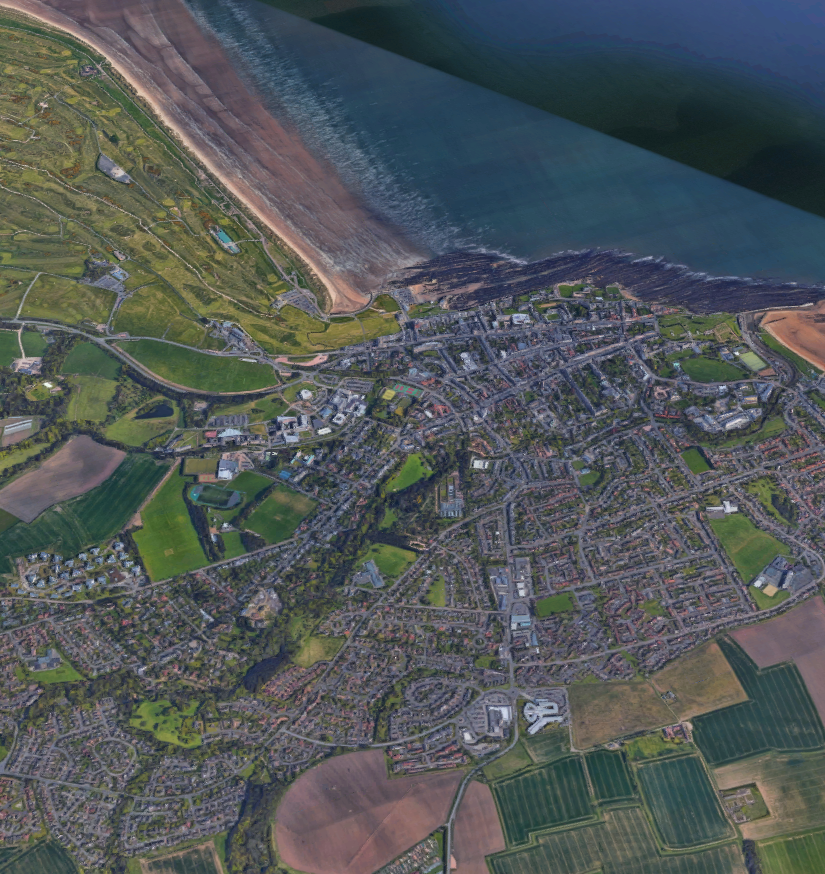
#> input picture images/stMap1.png, 825 x 874 px
$ python testShapely.py
#> lines starting #> are read from the running program, lines starting #| are printed output that depends on the picture
import cv2
import numpy as np
import math
img1 = cv2.imread('images/stMap1.png')
#> img1 is the input picture: shape (874, 825, 3); mean B, G, R 88.4, 87.2, 81.1
h, w = img1.shape[:2]
#> h = 874; w = 825
zer= np.zeros((1000,1000,3), dtype=np.uint8)
zer[63:937,88:913,:]=img1
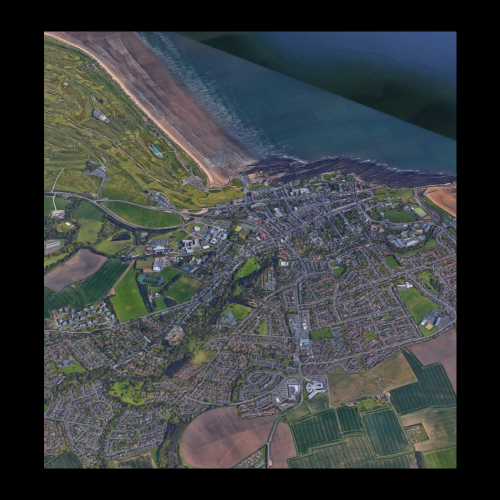
#> zer: shape (1000, 1000, 3) (shown at 1/2 size); mean B, G, R 63.7, 62.9, 58.4


for i in range(90):
    M = cv2.getRotationMatrix2D((500,500),i,1)
    img1 =cv2.warpAffine(img1,M,(1000,1000))
#> this loop made 90 passes
#> pass 1, `img1 =cv2.warpAffine(img1,M,(1000,1000))`:
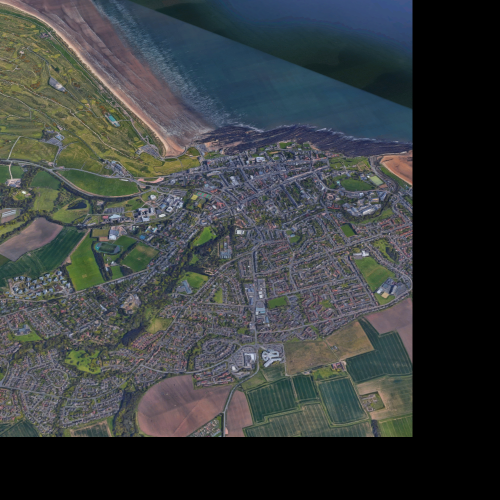
#> img1: shape (1000, 1000, 3) (shown at 1/2 size); mean B, G, R 63.7, 62.9, 58.4
#> pass 2, `img1 =cv2.warpAffine(img1,M,(1000,1000))`:
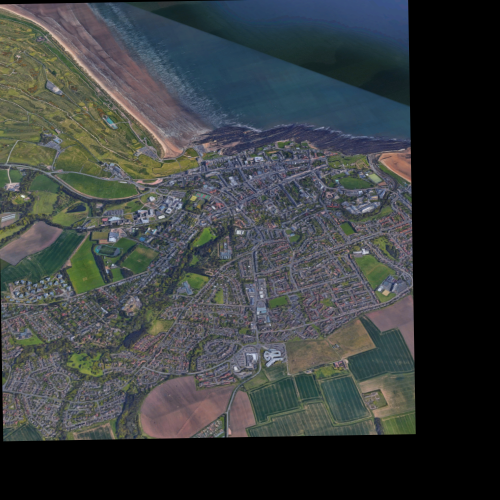
#> img1: shape (1000, 1000, 3) (shown at 1/2 size); mean B, G, R 63.4, 62.6, 58.2
#> pass 3, `img1 =cv2.warpAffine(img1,M,(1000,1000))`:
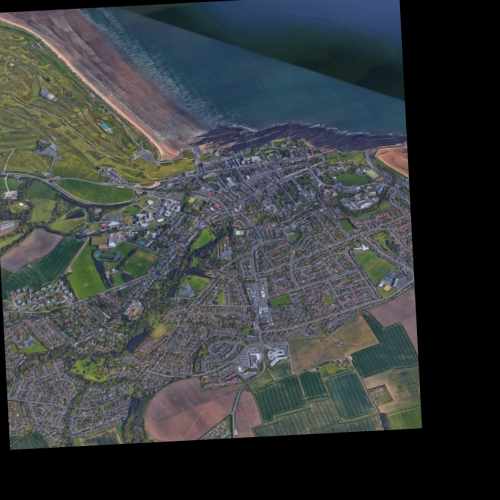
#> img1: shape (1000, 1000, 3) (shown at 1/2 size); mean B, G, R 62.9, 62, 57.7
#> after the loop:
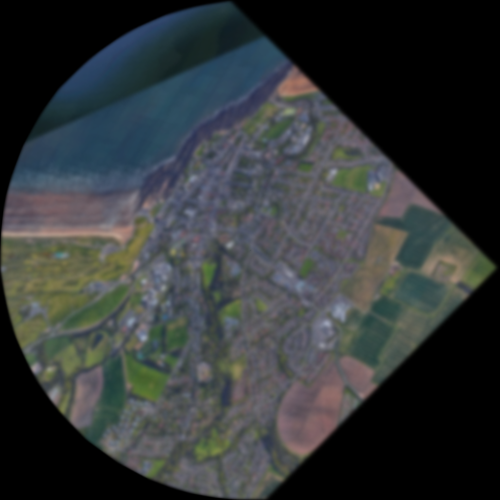
#> img1: shape (1000, 1000, 3) (shown at 1/2 size); mean B, G, R 56, 55.1, 51

cv2.imwrite("rotated.png", img1)
